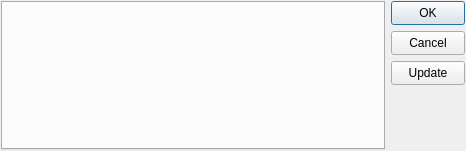
<?xml version="1.0" encoding="UTF-8"?>
<ui version="4.0">
 <class>uoPropDlg</class>
 <widget class="QWidget" name="uoPropDlg">
  <property name="geometry">
   <rect>
    <x>0</x>
    <y>0</y>
    <width>466</width>
    <height>151</height>
   </rect>
  </property>
  <property name="windowTitle">
   <string>Form</string>
  </property>
  <property name="windowIcon">
   <iconset>
    <normaloff>.</normaloff>.</iconset>
  </property>
  <layout class="QGridLayout">
   <property name="leftMargin">
    <number>1</number>
   </property>
   <property name="topMargin">
    <number>1</number>
   </property>
   <property name="rightMargin">
    <number>1</number>
   </property>
   <property name="bottomMargin">
    <number>1</number>
   </property>
   <property name="spacing">
    <number>1</number>
   </property>
   <item row="0" column="0">
    <layout class="QGridLayout">
     <property name="leftMargin">
      <number>0</number>
     </property>
     <property name="topMargin">
      <number>0</number>
     </property>
     <property name="rightMargin">
      <number>0</number>
     </property>
     <property name="bottomMargin">
      <number>0</number>
     </property>
     <property name="spacing">
      <number>6</number>
     </property>
     <item row="0" column="1">
      <layout class="QVBoxLayout">
       <property name="spacing">
        <number>6</number>
       </property>
       <property name="leftMargin">
        <number>0</number>
       </property>
       <property name="topMargin">
        <number>0</number>
       </property>
       <property name="rightMargin">
        <number>0</number>
       </property>
       <property name="bottomMargin">
        <number>0</number>
       </property>
       <item>
        <widget class="QPushButton" name="m_btnOK">
         <property name="sizePolicy">
          <sizepolicy hsizetype="Fixed" vsizetype="Fixed">
           <horstretch>0</horstretch>
           <verstretch>0</verstretch>
          </sizepolicy>
         </property>
         <property name="minimumSize">
          <size>
           <width>74</width>
           <height>24</height>
          </size>
         </property>
         <property name="maximumSize">
          <size>
           <width>74</width>
           <height>24</height>
          </size>
         </property>
         <property name="baseSize">
          <size>
           <width>74</width>
           <height>24</height>
          </size>
         </property>
         <property name="text">
          <string>OK</string>
         </property>
         <property name="icon">
          <iconset>
           <normaloff>.</normaloff>.</iconset>
         </property>
         <property name="default">
          <bool>true</bool>
         </property>
         <property name="flat">
          <bool>false</bool>
         </property>
        </widget>
       </item>
       <item>
        <widget class="QPushButton" name="m_btnCancel">
         <property name="sizePolicy">
          <sizepolicy hsizetype="Fixed" vsizetype="Fixed">
           <horstretch>0</horstretch>
           <verstretch>0</verstretch>
          </sizepolicy>
         </property>
         <property name="minimumSize">
          <size>
           <width>74</width>
           <height>24</height>
          </size>
         </property>
         <property name="maximumSize">
          <size>
           <width>74</width>
           <height>24</height>
          </size>
         </property>
         <property name="text">
          <string>Cancel</string>
         </property>
        </widget>
       </item>
       <item>
        <widget class="QPushButton" name="m_btmUpdate">
         <property name="sizePolicy">
          <sizepolicy hsizetype="Fixed" vsizetype="Fixed">
           <horstretch>0</horstretch>
           <verstretch>0</verstretch>
          </sizepolicy>
         </property>
         <property name="minimumSize">
          <size>
           <width>74</width>
           <height>24</height>
          </size>
         </property>
         <property name="maximumSize">
          <size>
           <width>74</width>
           <height>24</height>
          </size>
         </property>
         <property name="text">
          <string>Update</string>
         </property>
        </widget>
       </item>
       <item>
        <spacer>
         <property name="orientation">
          <enum>Qt::Vertical</enum>
         </property>
         <property name="sizeHint" stdset="0">
          <size>
           <width>10</width>
           <height>2</height>
          </size>
         </property>
        </spacer>
       </item>
      </layout>
     </item>
     <item row="0" column="0">
      <widget class="QTabWidget" name="propFrame">
       <property name="sizePolicy">
        <sizepolicy hsizetype="Minimum" vsizetype="Minimum">
         <horstretch>0</horstretch>
         <verstretch>0</verstretch>
        </sizepolicy>
       </property>
       <property name="minimumSize">
        <size>
         <width>380</width>
         <height>147</height>
        </size>
       </property>
       <property name="tabShape">
        <enum>QTabWidget::Rounded</enum>
       </property>
      </widget>
     </item>
    </layout>
   </item>
  </layout>
 </widget>
 <resources/>
 <connections/>
</ui>
